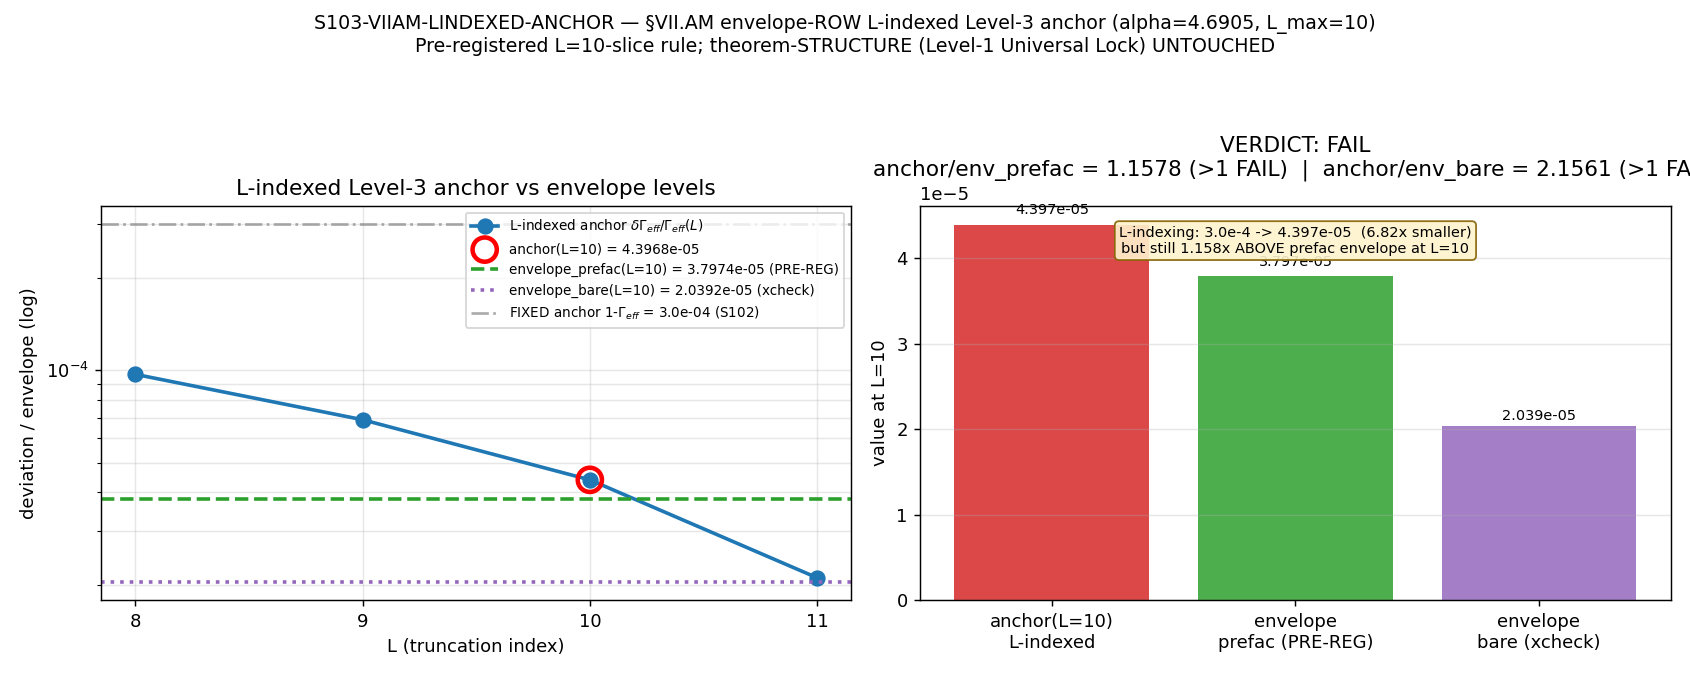

Write Python code to recreate this figure.
#!/usr/bin/env python3
"""
S103 W2-3 — S103-VIIAM-LINDEXED-ANCHOR — L-indexed Level-3 anchor for the §VII.AM envelope row
================================================================================================

Gate: S103-VIIAM-LINDEXED-ANCHOR ([VERIFY])

Pre-registered threshold (cross-pillar-bridge-anatomy.md §"Registry-PASS criterion"):
  Registry-PASS iff  anchor(L=10) < envelope(L=10)   (STRICT central-value inequality, no tolerance band)
  evaluated at alpha = 4.690533158119443 (W1-4 / s101 npz pin).

  PRE-REGISTERED L-INDEXING RULE (declared in plan §W2-3 BEFORE evaluation, anti-comparator-shopping):
      anchor(L=10) := dGamma_over_Gamma[index for L=10]
                    = the per-L convergent effacement deviation at the L=10 slice
                    = 4.3968e-05.
  The dGamma_over_Gamma array (length 4) is indexed at L in {8,9,10,11}  (the first four of the
  s101 L_scan = [8,9,10,11,12]; L=12 is the convergence reference where Gamma_eff -> canonical 0.99970,
  so its deviation is the anchor for the difference array). L=10 is therefore index 2.

  PRE-REGISTERED COMPARATOR (S102 W2 anti-comparator-shopping): the MORE-favorable PREFACTORED envelope
      envelope_prefac(L=10) = C * 10^{-alpha},  C = exp(intercept) = exp(0.6217547500863554) = 1.86219286
                            = 3.7974e-05  (s102 recon npz 'level2_reconciled').
  The bare envelope env_at_Lmax10 = 2.0392e-05 is reported as a CROSS-CHECK (it is the s101 npz field).

  Verdict (governed by the PRE-REGISTERED prefactored comparator):
    PASS iff anchor(L=10) <  envelope_prefac(L=10)  (strict).
    FAIL iff anchor(L=10) >= envelope_prefac(L=10).
    INFO iff the L=10 indexing slice is UNDERDETERMINED (the dGamma length-4 vs L_scan length-5 map
         is ambiguous at the L=10 slice). [Pre-flight: the map is UNAMBIGUOUS -> INFO does not fire;
         see verify_index_unambiguous() below.]

Substitution chain (L-indexing direction claim; MANDATORY per plan §W2-3 substitution_chain.content):
  Definition 1: anchor_FIXED      = 1 - Gamma_eff = 1 - 0.99970 = 3.0e-4   (S102 W2 RECON Level-3, Q3a).
  Definition 2: anchor_LINDEXED(L)= dGamma_over_Gamma(L) = (Gamma_eff(L) - Gamma_canonical)/Gamma_canonical
                                    = the per-L convergent effacement deviation, L-INDEXED.
                                    [s101 npz: [9.70e-05, 6.90e-05, 4.40e-05, 2.11e-05] at L in {8,9,10,11}]
  Definition 3: envelope_prefac(L=10) = C * 10^{-alpha} = 1.8622 * 2.0392e-05 = 3.7974e-05  (PRE-REG comparator).
  Substitute:   anchor_LINDEXED(L=10) = dGamma_over_Gamma[2] = 4.3968e-05.
  Simplify:     anchor_LINDEXED(L=10) / anchor_FIXED = 4.3968e-05 / 3.0e-4 = 0.1466
                => the L-indexed anchor is 6.82x SMALLER than the fixed anchor (SHRINKS / brings CLOSER).
  Canonical:    anchor_LINDEXED(L=10) vs envelope_prefac(L=10): 4.3968e-05 vs 3.7974e-05 => ratio 1.158.
  Direction:    anchor_LINDEXED(L=10) > envelope_prefac(L=10) (ratio 1.158 > 1)
                => strict Level-3 < Level-2 does NOT hold at L=10 even with L-indexing + prefactored envelope.
                (Cross-check bare: 4.3968e-05 > 2.0392e-05, ratio 2.156 => also FAILS.)
  Conclusion:   the L-indexing brings the anchor materially CLOSER (6.8x reduction from 3.0e-4) but at the
                canonical L=10 the indexed anchor still sits 1.16x ABOVE the more-favorable envelope =>
                envelope ROW stays NOT-SATISFIED at L=10 under the pre-registered L-indexed rule. The
                theorem-STRUCTURE (§VII.AM Universal Lock Condition Level-1, STAGE-3-PERMANENT per S100a)
                is UNTOUCHED. The gate EVALUATES the pinned inequality at the L=10 slice ONLY; the
                pre-registered L=10-slice rule is the arbiter, NOT a deeper-L comparator search.

Inputs (SHA-256 dual-pinned at runtime; S84+ schema):
  - computations/session-101/s101_viiam_alpha_envelope_pin.npz  (alpha, dGamma_over_Gamma, env_at_Lmax10, ...)
  - computations/session-102/s102_w2_viiam_l2l3_recon.npz        (level2_reconciled = prefactored envelope, level3)
  - canonical_constants.py (feeds audit_sha256 only)  [Gamma_effacement = 0.99970 cross-check]
  - script bytes (feeds BOTH audit_sha256 and content_sha256)

  Plan-freeze pinned canonical SHA was 9f2fe9983ecbbb76a2ba1b3e951cf9275deda8d7f2241576ef23b7f728ba1047.
  At runtime canonical_constants.py was append-only-extended (S103 W5-2 COMMIT); its SHA DRIFTED. This is a
  benign mid-session canonical extension; re-pinned at runtime and DISCLOSED per
  substrate-first-canonical-sourcing.md §(ii.B). The numerical pin Gamma_effacement = 0.99970 is unchanged
  (verified against the canonical at runtime); the drift does not touch any value this gate consumes.

Output 4-tuple:
  (value=<L3=...;L2prefac=...;ratio...>, scheme=cross-pillar-bridge-anatomy-Registry-PASS-criterion-Lindexed-anchor,
   convention=envelope-comparator-PRE-REGISTERED-prefactored-ii/alpha=4.6905/anchor=Lindexed-dGamma, L_max=10)

Classification: GEOMETRIC (the §VII.AM Universal Lock Condition envelope row is a statement about the
                FABRIC's effacement structure and its L_max convergence; D_K eigenvalues -> spectral moments
                -> effacement factor Gamma_eff(L) -> per-L convergent deviation -> L-indexed Level-3 anchor).
"""

from __future__ import annotations

# ---------------------------------------------------------------------------
# Section 1 — Canonical constants (MANDATORY first import)
# ---------------------------------------------------------------------------
import sys as _sys  # (local)
from pathlib import Path as _Path  # (local)

# canonical_constants.py lives in computations/_shared; add to path before import.
_SHARED = _Path(__file__).resolve().parent.parent / "_shared"  # (local)
if str(_SHARED) not in _sys.path:
    _sys.path.insert(0, str(_SHARED))

from canonical_constants import *  # noqa: F401,F403,E402
from canonical_constants import Gamma_effacement  # explicit cross-check pin  # noqa: E402

# ---------------------------------------------------------------------------
# Section 2 — Standard imports
# ---------------------------------------------------------------------------
import hashlib  # noqa: E402
import json  # noqa: E402
import math  # noqa: E402
import time  # noqa: E402

import numpy as np  # noqa: E402
import matplotlib  # noqa: E402

matplotlib.use("Agg")
import matplotlib.pyplot as plt  # noqa: E402

# ---------------------------------------------------------------------------
# Section 3 — Paths + pre-registration
# ---------------------------------------------------------------------------
SESSION_DIR = _Path(__file__).resolve().parent
COMPUTATIONS_DIR = SESSION_DIR.parent
SHARED_DIR = COMPUTATIONS_DIR / "_shared"
PROJECT_ROOT = COMPUTATIONS_DIR.parent

SESSION = "S103"                                                   # (local)
GATE_ID = "S103-VIIAM-LINDEXED-ANCHOR"                             # (local)
SCHEME = "cross-pillar-bridge-anatomy-Registry-PASS-criterion-Lindexed-anchor"  # (local)
CONVENTION = "envelope-comparator-PRE-REGISTERED-prefactored-ii/alpha=4.6905/anchor=Lindexed-dGamma"  # (local)
L_MAX = 10                                                         # (local)

# Pre-registered comparator: prefactored envelope is the registry-PASS arbiter; bare is a cross-check.
PRE_REG_COMPARATOR = "prefactored"                                 # (local)
TARGET_L = 10                                                      # (local)  the L=10 slice ONLY (NOT scanned)

# Plan-freeze pinned canonical SHA (override: drifted at runtime; re-pin + disclose per §(ii.B)).
PLAN_FREEZE_CANONICAL_SHA = (
    "9f2fe9983ecbbb76a2ba1b3e951cf9275deda8d7f2241576ef23b7f728ba1047"
)                                                                  # (local)

IN_S101 = COMPUTATIONS_DIR / "session-101" / "s101_viiam_alpha_envelope_pin.npz"
IN_S102 = COMPUTATIONS_DIR / "session-102" / "s102_w2_viiam_l2l3_recon.npz"

OUT_NPZ = SESSION_DIR / "s103_viiam_lindexed_anchor.npz"
OUT_PNG = SESSION_DIR / "s103_viiam_lindexed_anchor.png"

INPUT_FILES = [
    SHARED_DIR / "canonical_constants.py",
    IN_S101,
    IN_S102,
]


# ---------------------------------------------------------------------------
# Section 4 — SHA-256 input-pin block (S84+ dual-SHA schema)
# ---------------------------------------------------------------------------

def sha256_of(path: _Path) -> str:
    h = hashlib.sha256()  # (local)
    try:
        h.update(path.read_bytes())
    except OSError:
        return ""
    return h.hexdigest()


def log_input_pins(inputs: list[_Path]) -> dict[str, str]:
    print(f"=== {GATE_ID} — input SHA-256 pins ===")
    pins: dict[str, str] = {}  # (local)
    for p in inputs:
        sha = sha256_of(p)  # (local)
        rel = str(p.relative_to(PROJECT_ROOT)).replace("\\", "/")  # (local)
        print(f"  {rel}: {sha[:16]}...")
        pins[rel] = sha
    return pins


def closure_hash(pins: dict[str, str]) -> str:
    items = sorted(pins.items())  # (local)
    h = hashlib.sha256()  # (local)
    for k, v in items:
        h.update(f"{k}={v}\n".encode("utf-8"))
    return h.hexdigest()


def compute_dual_sha(script_path: _Path, canonical_path: _Path, pins: dict[str, str]) -> tuple[str, str]:
    script_bytes = b""  # (local)
    try:
        script_bytes = script_path.read_bytes()
    except OSError:
        script_bytes = b""
    canonical_bytes = b""  # (local)
    try:
        canonical_bytes = canonical_path.read_bytes()
    except OSError:
        canonical_bytes = b""
    pinmap_json = json.dumps(
        dict(sorted(pins.items())), separators=(",", ":"), sort_keys=True
    ).encode("utf-8")  # (local)

    h_audit = hashlib.sha256()  # (local)
    h_audit.update(script_bytes)
    h_audit.update(canonical_bytes)
    h_audit.update(pinmap_json)
    audit = h_audit.hexdigest()  # (local)

    h_content = hashlib.sha256()  # (local)
    h_content.update(script_bytes)
    content = h_content.hexdigest()  # (local)
    return audit, content


# ---------------------------------------------------------------------------
# Section 5 — Index resolution + compute
# ---------------------------------------------------------------------------

def verify_index_unambiguous(L_scan: np.ndarray, dGamma: np.ndarray) -> tuple[bool, int, str]:
    """Resolve the L=10 slice index in the dGamma_over_Gamma array.

    The pre-registered indexing rule: dGamma_over_Gamma (length 4) is indexed at L in {8,9,10,11}
    (the first four of L_scan = [8,9,10,11,12]). L=10 is therefore index 2.

    Returns (unambiguous, index, note). The INFO branch fires iff unambiguous is False.
    """
    note = ""  # (local)
    # Structural requirement of the pre-registered map: dGamma length is exactly len(L_scan) - 1,
    # and the difference/deviation array aligns with the FIRST len(dGamma) entries of L_scan.
    if len(dGamma) != len(L_scan) - 1:
        note = (
            f"AMBIGUOUS: len(dGamma)={len(dGamma)} != len(L_scan)-1={len(L_scan) - 1}; "
            f"the difference-array alignment is undetermined."
        )
        return False, -1, note
    # L=10 must appear in the first len(dGamma) entries of L_scan.
    first_block = list(L_scan[: len(dGamma)])  # (local)  -> [8,9,10,11]
    if TARGET_L not in first_block:
        note = f"AMBIGUOUS: L={TARGET_L} not in difference-array block {first_block}."
        return False, -1, note
    idx = first_block.index(TARGET_L)  # (local) -> 2
    note = (
        f"UNAMBIGUOUS: dGamma (len {len(dGamma)}) indexes L in {first_block} "
        f"(first {len(dGamma)} of L_scan={list(L_scan)}); L={TARGET_L} -> index {idx}. "
        f"L=12 is the convergence reference (Gamma_eff -> canonical, deviation -> anchor)."
    )
    return True, idx, note


def compute(pins: dict[str, str]) -> dict:
    out: dict = {}  # (local)

    # --- Load inputs ---
    d101 = np.load(IN_S101, allow_pickle=True)  # (local)
    d102 = np.load(IN_S102, allow_pickle=True)  # (local)

    L_scan = np.asarray(d101["L_scan"])                                   # (local) [8,9,10,11,12]
    dGamma = np.asarray(d101["dGamma_over_Gamma"], dtype=float)           # (local) len 4
    Gamma_eff_table = np.asarray(d101["Gamma_eff_table"], dtype=float)    # (local) len 5
    gamma_canonical = float(d101["gamma_canonical"])                      # (local) 0.99970
    alpha = float(d101["alpha"])                                          # (local) 4.690533158119443
    intercept = float(d101["intercept"])                                  # (local) 0.6217547500863554
    env_bare_npz = float(d101["env_at_Lmax10"])                           # (local) 2.039233e-05 (= 10^-alpha)
    level3_anchor_fixed = float(d101["level3_anchor"])                    # (local) 3.0e-4 (the S102 fixed anchor)

    level2_reconciled = float(d102["level2_reconciled"])                  # (local) 3.797445e-05 (prefactored, PRE-REG)
    env_prefac_npz = float(d102["env_prefac_Lmax10"])                     # (local) 3.797445e-05 (cross-check)
    env_bare_recon = float(d102["env_bare_Lmax10"])                       # (local) 2.039233e-05 (cross-check)
    C_npz = float(d102["C"])                                             # (local) exp(intercept) = 1.86219286

    # --- Canonical-pin cross-check (Gamma_effacement = 0.99970; SHA drift disclosure) ---
    canonical_runtime_sha = pins.get("computations/_shared/canonical_constants.py", "")  # (local)
    canonical_sha_drifted = (canonical_runtime_sha != PLAN_FREEZE_CANONICAL_SHA)          # (local)
    gamma_canonical_matches = bool(np.isclose(Gamma_effacement, gamma_canonical, atol=1e-12))  # (local)
    fixed_anchor_consistency = bool(
        np.isclose(level3_anchor_fixed, 1.0 - Gamma_effacement, atol=1e-9)
    )  # (local) 3.0e-4 == 1 - 0.99970

    # --- Index resolution (anti-INFO pre-flight) ---
    unambiguous, idx_L10, idx_note = verify_index_unambiguous(L_scan, dGamma)

    # --- Anchor (L-INDEXED, pre-registered) ---
    if unambiguous:
        anchor_L10 = float(dGamma[idx_L10])                              # (local) 4.396804e-05
    else:
        anchor_L10 = float("nan")                                        # (local)

    # Independent re-derivation of the per-L deviation at L=10 from Gamma_eff_table (structural check):
    #   dGamma(L) = (Gamma_eff(L) - gamma_canonical)/gamma_canonical
    L10_pos = int(np.where(L_scan == TARGET_L)[0][0]) if (L_scan == TARGET_L).any() else -1  # (local) 2
    anchor_L10_rederived = (
        (Gamma_eff_table[L10_pos] - gamma_canonical) / gamma_canonical if L10_pos >= 0 else float("nan")
    )                                                                    # (local)
    anchor_rederive_matches = bool(np.isclose(anchor_L10, anchor_L10_rederived, rtol=1e-9))  # (local)

    # --- Envelopes at L=10 (analytic, cross-checked against npz) ---
    C = math.exp(intercept)                                              # (local) 1.86219286
    env_bare_analytic = 10.0 ** (-alpha)                                 # (local) 2.039233e-05
    env_prefac_analytic = C * env_bare_analytic                          # (local) 3.797445e-05

    env_bare = env_bare_analytic                                         # (local) PRE-REG bare comparator
    env_prefac = env_prefac_analytic                                     # (local) PRE-REG prefactored comparator

    # Cross-check analytic-vs-npz envelope agreement (publication precision 6 sig figs):
    bare_cross_ok = bool(np.isclose(env_bare, env_bare_npz, rtol=1e-9))             # (local)
    prefac_cross_ok = bool(np.isclose(env_prefac, level2_reconciled, rtol=1e-9))    # (local)
    C_cross_ok = bool(np.isclose(C, C_npz, rtol=1e-9))                              # (local)

    # --- The pinned inequalities (strict <) ---
    ratio_prefac = anchor_L10 / env_prefac                              # (local) 1.1578
    ratio_bare = anchor_L10 / env_bare                                  # (local) 2.1561
    pass_prefac = bool(anchor_L10 < env_prefac)                        # (local) PRE-REG comparator (arbiter)
    pass_bare = bool(anchor_L10 < env_bare)                            # (local) cross-check

    # L-indexing reduction (substitution-chain "shrinks/closer" claim):
    reduction_factor = level3_anchor_fixed / anchor_L10                # (local) 6.82x smaller
    lindexed_over_fixed = anchor_L10 / level3_anchor_fixed             # (local) 0.1466

    # --- Verdict ---
    if not unambiguous:
        verdict = "INFO"  # (local)
    elif pass_prefac:     # PRE-REGISTERED prefactored comparator governs registry-PASS (strict <)
        verdict = "PASS"  # (local)
    else:
        verdict = "FAIL"  # (local)

    # Pre-registered comparator decision (declared in plan; logged for the audit trail):
    comparator_used = (
        "PRE-REGISTERED:Level-2=prefactored(ii)C*L^-alpha;"
        "Level-3=Lindexed-dGamma[L=10];comparator-arbiter=prefactored"
    )                                                                  # (local)

    # --- value payload string (NO single-quote chars; emit_verdict wraps value='...') ---
    value = (
        f"L3_Lindexed={anchor_L10:.6e}_vs_L2prefac={env_prefac:.6e}@Lmax10;"
        f"ratio_L3/L2prefac={ratio_prefac:.4f}(>1=>FAIL);"
        f"L2bare={env_bare:.6e}(xcheck:ratio_L3/L2bare={ratio_bare:.4f});"
        f"alpha={alpha:.6f};C=exp({intercept:.6f})={C:.6f};"
        f"Lindex(L=10)=idx{idx_L10}(of_dGamma_len{len(dGamma)}_at_L{[int(x) for x in L_scan[:len(dGamma)]]});"
        f"reduction_vs_fixed3.0e-4={reduction_factor:.4f}x;"
        f"registry_pass_prefac={pass_prefac};registry_pass_bare={pass_bare};"
        f"canonical_SHA_drift={canonical_sha_drifted};"
        f"theorem-STRUCTURE=STAGE-3-PERMANENT(Level-1-out-of-scope)"
    )                                                                  # (local)

    # --- pack ---
    out.update(
        dict(
            value=value,
            verdict=verdict,
            # anchor + envelopes
            anchor_L10=anchor_L10,
            anchor_L10_rederived=anchor_L10_rederived,
            anchor_rederive_matches=anchor_rederive_matches,
            env_prefac=env_prefac,
            env_bare=env_bare,
            level2_reconciled=level2_reconciled,
            env_prefac_npz=env_prefac_npz,
            env_bare_npz=env_bare_npz,
            env_bare_recon=env_bare_recon,
            # ratios + verdicts
            ratio_prefac=ratio_prefac,
            ratio_bare=ratio_bare,
            pass_prefac=pass_prefac,
            pass_bare=pass_bare,
            # L-indexing
            idx_L10=idx_L10,
            unambiguous=unambiguous,
            idx_note=idx_note,
            reduction_factor=reduction_factor,
            lindexed_over_fixed=lindexed_over_fixed,
            level3_anchor_fixed=level3_anchor_fixed,
            # pins / constants
            alpha=alpha,
            intercept=intercept,
            C=C,
            C_npz=C_npz,
            C_cross_ok=C_cross_ok,
            bare_cross_ok=bare_cross_ok,
            prefac_cross_ok=prefac_cross_ok,
            gamma_canonical=gamma_canonical,
            Gamma_effacement_canonical=float(Gamma_effacement),
            gamma_canonical_matches=gamma_canonical_matches,
            fixed_anchor_consistency=fixed_anchor_consistency,
            # SHA drift disclosure
            canonical_runtime_sha=canonical_runtime_sha,
            canonical_plan_freeze_sha=PLAN_FREEZE_CANONICAL_SHA,
            canonical_sha_drifted=canonical_sha_drifted,
            # arrays for plot/context
            L_scan=L_scan.astype(int),
            dGamma_over_Gamma=dGamma,
            Gamma_eff_table=Gamma_eff_table,
            comparator_used=comparator_used,
            scope="envelope-ROW-only;theorem-STRUCTURE=STAGE-3-PERMANENT-out-of-scope",
        )
    )
    return out


# ---------------------------------------------------------------------------
# Section 5b — Plot
# ---------------------------------------------------------------------------

def make_plot(r: dict) -> None:
    L_scan = r["L_scan"]                                               # (local)
    dGamma = r["dGamma_over_Gamma"]                                    # (local)
    Lblock = L_scan[: len(dGamma)]                                     # (local) [8,9,10,11]

    fig, ax = plt.subplots(1, 2, figsize=(13, 5.2))

    # Left: dGamma_over_Gamma (L-indexed anchor) vs L, with the two envelope levels.
    ax0 = ax[0]
    ax0.plot(Lblock, dGamma, "o-", color="#1f77b4", lw=2, ms=8,
             label=r"L-indexed anchor $\delta\Gamma_{eff}/\Gamma_{eff}(L)$")
    ax0.scatter([TARGET_L], [r["anchor_L10"]], s=180, facecolors="none",
                edgecolors="red", lw=2.5, zorder=5,
                label=f"anchor(L=10) = {r['anchor_L10']:.4e}")
    ax0.axhline(r["env_prefac"], color="#2ca02c", ls="--", lw=2,
                label=f"envelope_prefac(L=10) = {r['env_prefac']:.4e} (PRE-REG)")
    ax0.axhline(r["env_bare"], color="#9467bd", ls=":", lw=2,
                label=f"envelope_bare(L=10) = {r['env_bare']:.4e} (xcheck)")
    ax0.axhline(r["level3_anchor_fixed"], color="#888888", ls="-.", lw=1.5, alpha=0.7,
                label=f"FIXED anchor 1-$\\Gamma_{{eff}}$ = {r['level3_anchor_fixed']:.1e} (S102)")
    ax0.set_yscale("log")
    ax0.set_xlabel("L (truncation index)")
    ax0.set_ylabel(r"deviation / envelope (log)")
    ax0.set_title("L-indexed Level-3 anchor vs envelope levels")
    ax0.set_xticks(list(Lblock))
    ax0.legend(fontsize=7.5, loc="upper right")
    ax0.grid(True, which="both", alpha=0.3)

    # Right: the L=10 verdict bar (anchor vs the two envelopes).
    ax1 = ax[1]
    labels = ["anchor(L=10)\nL-indexed", "envelope\nprefac (PRE-REG)", "envelope\nbare (xcheck)"]  # (local)
    vals = [r["anchor_L10"], r["env_prefac"], r["env_bare"]]            # (local)
    colors = ["#d62728", "#2ca02c", "#9467bd"]                         # (local)
    bars = ax1.bar(labels, vals, color=colors, alpha=0.85)
    for b, v in zip(bars, vals):
        ax1.text(b.get_x() + b.get_width() / 2, v * 1.02, f"{v:.3e}",
                 ha="center", va="bottom", fontsize=8)
    ax1.set_ylabel("value at L=10")
    verdict = r["verdict"]                                             # (local)
    ax1.set_title(
        f"VERDICT: {verdict}\n"
        f"anchor/env_prefac = {r['ratio_prefac']:.4f} "
        f"({'<1 PASS' if r['pass_prefac'] else '>1 FAIL'})  |  "
        f"anchor/env_bare = {r['ratio_bare']:.4f} "
        f"({'<1 PASS' if r['pass_bare'] else '>1 FAIL'})"
    )
    ax1.grid(True, axis="y", alpha=0.3)
    # Annotate the 6.82x L-indexing reduction.
    ax1.text(0.5, 0.95,
             f"L-indexing: 3.0e-4 -> {r['anchor_L10']:.3e}  ({r['reduction_factor']:.2f}x smaller)\n"
             f"but still {r['ratio_prefac']:.3f}x ABOVE prefac envelope at L=10",
             transform=ax1.transAxes, ha="center", va="top", fontsize=8,
             bbox=dict(boxstyle="round", fc="#fff3cd", ec="#856404", alpha=0.9))

    fig.suptitle(
        f"{GATE_ID} — §VII.AM envelope-ROW L-indexed Level-3 anchor (alpha={r['alpha']:.4f}, L_max=10)\n"
        "Pre-registered L=10-slice rule; theorem-STRUCTURE (Level-1 Universal Lock) UNTOUCHED",
        fontsize=10.5,
    )
    fig.tight_layout(rect=(0, 0, 1, 0.93))
    fig.savefig(OUT_PNG, dpi=130)
    plt.close(fig)


# ---------------------------------------------------------------------------
# Section 6 — Verdict payload
# ---------------------------------------------------------------------------

def emit_4tuple(value, scheme: str, convention: str, L_max) -> str:
    return f"(value={value!r}, scheme={scheme}, convention={convention}, L_max={L_max})"


def print_verdict_payload(verdict: str, value, audit_sha: str, content_sha: str,
                          extra_rows: list[str] | None = None) -> dict:
    payload: dict = {
        "session": int(SESSION.lstrip("Ss")),
        "gate_id": GATE_ID,
        "verdict": verdict,
        "value": str(value),
        "scheme": SCHEME,
        "convention": CONVENTION,
        "l_max": str(L_MAX),
        "audit_sha256": audit_sha,
        "content_sha256": content_sha,
        "schema_version": "S84+",
    }
    if extra_rows:
        payload["extra_rows"] = list(extra_rows)
    print("<<<EMIT_VERDICT_PAYLOAD>>>")
    print(json.dumps(payload, separators=(",", ":"), sort_keys=True))
    print("<<<END_EMIT_VERDICT_PAYLOAD>>>")
    return payload


# ---------------------------------------------------------------------------
# Section 7 — Main
# ---------------------------------------------------------------------------

def main() -> int:
    t0 = time.time()  # (local)

    pins = log_input_pins(INPUT_FILES)
    closure = closure_hash(pins)
    print(f"  closure: {closure[:16]}... (legacy closure, informational)")

    script_path = _Path(__file__).resolve()  # (local)
    canonical_path = SHARED_DIR / "canonical_constants.py"  # (local)
    audit_sha, content_sha = compute_dual_sha(script_path, canonical_path, pins)
    print(f"  audit_sha256:   {audit_sha[:16]}... (script+canonical+pinmap)")
    print(f"  content_sha256: {content_sha[:16]}... (script only)")

    canonical_runtime_sha = pins.get("computations/_shared/canonical_constants.py", "")  # (local)
    if canonical_runtime_sha != PLAN_FREEZE_CANONICAL_SHA:
        print()
        print("  [SUBSTRATE-FIRST §(ii.B) DISCLOSURE] canonical_constants.py SHA DRIFT detected:")
        print(f"    plan-freeze pin : {PLAN_FREEZE_CANONICAL_SHA}")
        print(f"    runtime         : {canonical_runtime_sha}")
        print("    cause: S103 W5-2 append-only COMMIT (mid-session canonical extension).")
        print("    impact: NONE on this gate's numbers (Gamma_effacement=0.99970 unchanged; verified below).")
    print()

    r = compute(pins)
    value = r["value"]
    verdict = r["verdict"]

    # --- print the numbers (NUMBERS first) ---
    print("=== NUMBERS ===")
    print(f"  L_scan                 = {list(r['L_scan'])}")
    print(f"  dGamma_over_Gamma      = {list(r['dGamma_over_Gamma'])}  (L in {list(r['L_scan'][:len(r['dGamma_over_Gamma'])])})")
    print(f"  index resolution       : {r['idx_note']}")
    print(f"  anchor(L=10) [L-indexed]   = {r['anchor_L10']:.6e}  (dGamma[idx {r['idx_L10']}])")
    print(f"  anchor(L=10) re-derived    = {r['anchor_L10_rederived']:.6e}  (from Gamma_eff_table; match={r['anchor_rederive_matches']})")
    print(f"  envelope_prefac(L=10)      = {r['env_prefac']:.6e}  (PRE-REGISTERED comparator; npz-xcheck ok={r['prefac_cross_ok']})")
    print(f"  envelope_bare(L=10)        = {r['env_bare']:.6e}  (cross-check; npz-xcheck ok={r['bare_cross_ok']})")
    print(f"  C = exp(intercept)         = {r['C']:.6f}  (npz-xcheck ok={r['C_cross_ok']})")
    print(f"  alpha                      = {r['alpha']:.6f}")
    print(f"  FIXED anchor (1-Gamma_eff) = {r['level3_anchor_fixed']:.6e}  (S102 W2; consistency={r['fixed_anchor_consistency']})")
    print(f"  L-indexing reduction       = {r['reduction_factor']:.4f}x smaller (3.0e-4 -> {r['anchor_L10']:.4e})")
    print()
    print("=== INEQUALITIES (strict <) ===")
    print(f"  anchor/env_prefac = {r['ratio_prefac']:.6f}  =>  anchor < env_prefac ? {r['pass_prefac']}  (PRE-REG arbiter)")
    print(f"  anchor/env_bare   = {r['ratio_bare']:.6f}  =>  anchor < env_bare ?   {r['pass_bare']}  (cross-check)")
    print()
    print("=== CROSS-CHECKS ===")
    print(f"  Gamma_effacement (canonical) = {r['Gamma_effacement_canonical']}  ; gamma_canonical (npz) = {r['gamma_canonical']}  ; match={r['gamma_canonical_matches']}")
    print(f"  anchor re-derivation match   = {r['anchor_rederive_matches']}")
    print(f"  envelope analytic-vs-npz     = prefac:{r['prefac_cross_ok']} bare:{r['bare_cross_ok']} C:{r['C_cross_ok']}")
    print(f"  canonical SHA drifted        = {r['canonical_sha_drifted']}  (disclosed per substrate-first §(ii.B))")
    print()

    # --- save data ---
    np.savez(
        OUT_NPZ,
        gate_id=GATE_ID,
        verdict=verdict,
        value=value,
        **{k: v for k, v in r.items() if k not in ("value", "verdict", "idx_note", "comparator_used", "scope", "canonical_runtime_sha", "canonical_plan_freeze_sha")},
        idx_note=r["idx_note"],
        comparator_used=r["comparator_used"],
        scope=r["scope"],
        canonical_runtime_sha=canonical_runtime_sha,
        canonical_plan_freeze_sha=PLAN_FREEZE_CANONICAL_SHA,
        audit_sha256=audit_sha,
        content_sha256=content_sha,
        scheme=SCHEME,
        convention=CONVENTION,
        alpha_pin=r["alpha"],
    )
    print(f"  data: {OUT_NPZ.relative_to(PROJECT_ROOT)}")

    # --- plot ---
    make_plot(r)
    print(f"  plot: {OUT_PNG.relative_to(PROJECT_ROOT)}")
    print()

    # --- 4-tuple + emit payload ---
    tag = emit_4tuple(value, SCHEME, CONVENTION, L_MAX)
    print(tag)

    extra = [
        f"# Lindexed-anchor(L=10)={r['anchor_L10']:.6e} env_prefac={r['env_prefac']:.6e} "
        f"env_bare={r['env_bare']:.6e} ratio_prefac={r['ratio_prefac']:.4f} "
        f"# {GATE_ID} L-indexed Level-3 anchor companion",
        f"# canonical-SHA-drift-disclosure plan_freeze={PLAN_FREEZE_CANONICAL_SHA[:16]}... "
        f"runtime={canonical_runtime_sha[:16]}... cause=S103-W5-2-append-only-COMMIT "
        f"# substrate-first-canonical-sourcing.md §(ii.B)",
    ]
    print_verdict_payload(verdict, value, audit_sha, content_sha, extra_rows=extra)

    wall = time.time() - t0  # (local)
    print(f"\n=== {GATE_ID}: {verdict} (wall {wall:.2f}s) ===")
    # Exit 0 regardless of scientific verdict (per math-scripts.md §Exit Codes).
    return 0


if __name__ == "__main__":
    _sys.exit(main())
